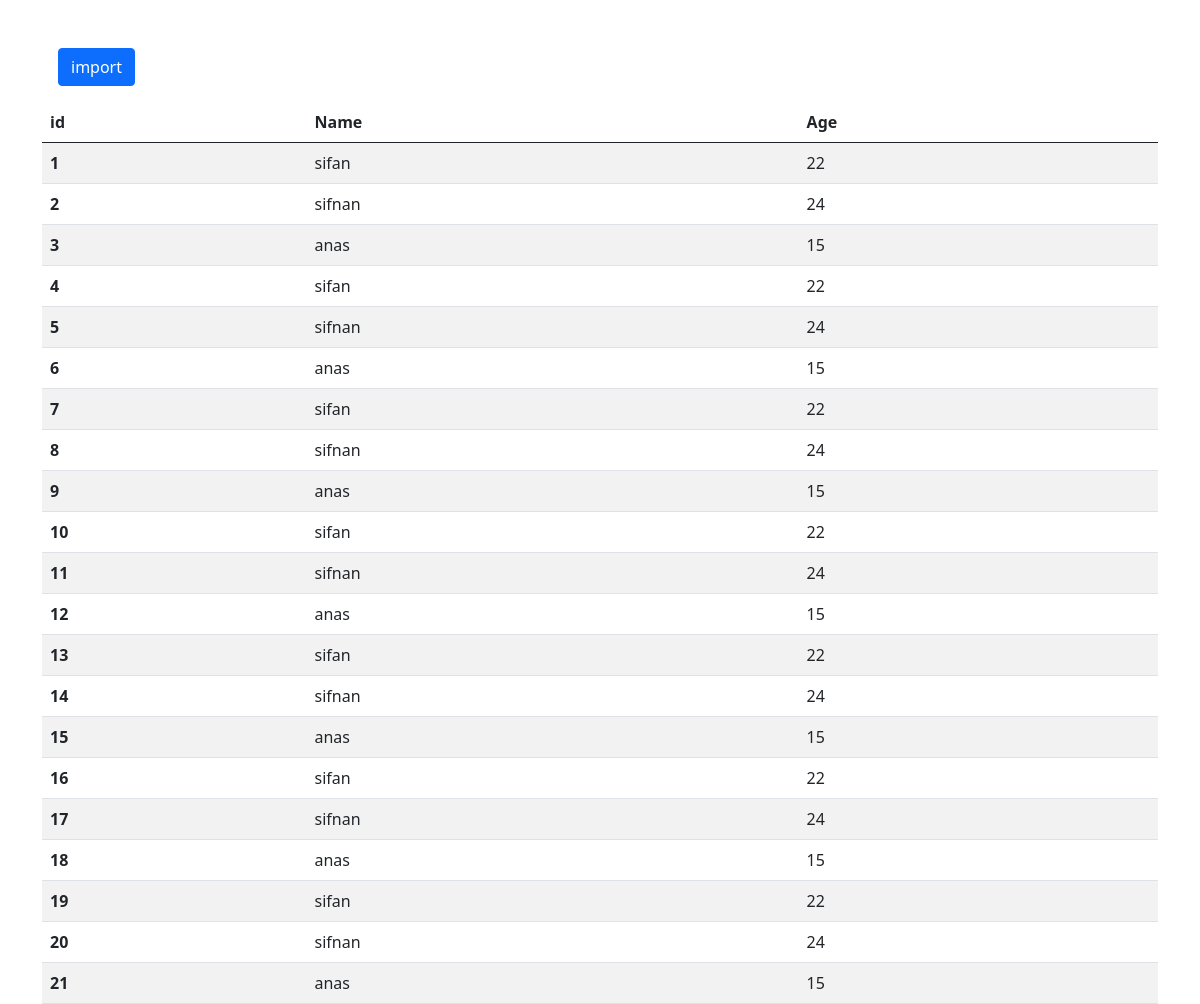
The page / on the database its author committed.
### models.py (models this page shows)
class Users(Base):
   __tablename__ = "users"
   id = Column(Integer, primary_key=True, index=True)
   name = Column(String)
   age = Column(Integer)

### main.py (the view)
@app.get('/', response_class=HTMLResponse)
async def home(request: Request, db: Session = Depends(get_db)):
    users_data = db.query(models.Users).all()
    return templates.TemplateResponse("index.html",{"request": request,"users_data":users_data})

### templates/index.html (shortened to what this page needs)
{% extends "base.html" %}
{% block body %}
<div class=" w-100 maindiv container">
    <div class="h-auto mb-3 mt-5">
        <button type="button" class="btn btn-primary ms-3" data-bs-toggle="modal" data-bs-target="#exampleModalLong">
            import
        </button>
    </div>
    <div>
        <table class="table table-striped">
            <thead>
                <tr>
                    <th scope="col">id</th>
                    <th scope="col">Name</th>
                    <th scope="col">Age</th>
                </tr>
            </thead>
            <tbody>
                {% if users_data %}
                {% for user in users_data %}
                <tr>
                    <th scope="row">{{user.id}}</th>
                    <td>{{user.name}}</td>
                    <td>{{user.age}}</td>
                </tr>
                {% endfor %}
                {% else %}
                <p class="text-center text-danger">Data not found</p>
                {% endif %}
            </tbody>
        </table>
    </div>
</div>
{% endblock %}

### templates/base.html (shortened to what this page needs)
<!DOCTYPE html>
<html lang="en">
<head>
    <link href="https://cdn.jsdelivr.net/npm/bootstrap@5.0.2/dist/css/bootstrap.min.css" rel="stylesheet">
    <link href="{{ url_for('static', path='/styles.css') }}" rel="stylesheet">
</head>
<body>
    {% block body %}{% endblock %}
</body>
</html>

### static/styles.css (style rules this page uses)
.maindiv { height: 58rem !important; }

### rows shown on the page
Users: id "1", name "sifan", age "22"
Users: id "2", name "sifnan", age "24"
Users: id "3", name "anas", age "15"
Users: id "4", name "sifan", age "22"
Users: id "5", name "sifnan", age "24"
Users: id "6", name "anas", age "15"
Users: id "7", name "sifan", age "22"
Users: id "8", name "sifnan", age "24"
Users: id "9", name "anas", age "15"
Users: id "10", name "sifan", age "22"
Users: id "11", name "sifnan", age "24"
Users: id "12", name "anas", age "15"
Users: id "13", name "sifan", age "22"
Users: id "14", name "sifnan", age "24"
Users: id "15", name "anas", age "15"
Users: id "16", name "sifan", age "22"
Users: id "17", name "sifnan", age "24"
Users: id "18", name "anas", age "15"
Users: id "19", name "sifan", age "22"
Users: id "20", name "sifnan", age "24"
Users: id "21", name "anas", age "15"
